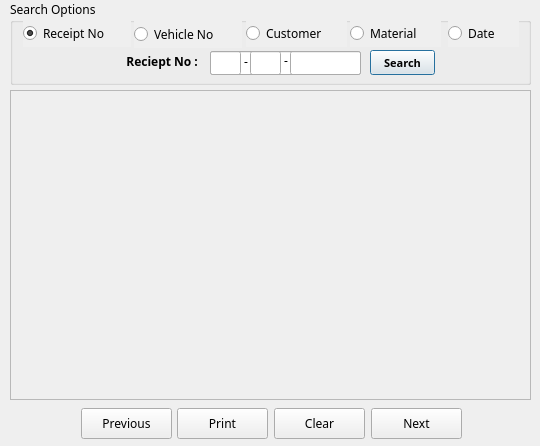
<?xml version="1.0" encoding="UTF-8"?>
<ui version="4.0">
 <class>DReports</class>
 <widget class="QDialog" name="DReports">
  <property name="geometry">
   <rect>
    <x>0</x>
    <y>0</y>
    <width>540</width>
    <height>446</height>
   </rect>
  </property>
  <property name="windowTitle">
   <string>Reports</string>
  </property>
  <property name="windowIcon">
   <iconset resource="resources.qrc">
    <normaloff>:/new/resource/Reports.png</normaloff>:/new/resource/Reports.png</iconset>
  </property>
  <widget class="QGroupBox" name="optionsgroupbox">
   <property name="geometry">
    <rect>
     <x>10</x>
     <y>0</y>
     <width>521</width>
     <height>85</height>
    </rect>
   </property>
   <property name="font">
    <font>
     <family>Arial Unicode MS</family>
    </font>
   </property>
   <property name="title">
    <string>Search Options</string>
   </property>
   <widget class="QRadioButton" name="dateradio">
    <property name="geometry">
     <rect>
      <x>438</x>
      <y>20</y>
      <width>71</width>
      <height>27</height>
     </rect>
    </property>
    <property name="autoFillBackground">
     <bool>true</bool>
    </property>
    <property name="text">
     <string>Date</string>
    </property>
    <property name="icon">
     <iconset resource="resources.qrc">
      <normaloff>:/new/resource/Searchcalender.png</normaloff>:/new/resource/Searchcalender.png</iconset>
    </property>
    <property name="iconSize">
     <size>
      <width>25</width>
      <height>23</height>
     </size>
    </property>
   </widget>
   <widget class="QRadioButton" name="vehicleradio">
    <property name="geometry">
     <rect>
      <x>124</x>
      <y>20</y>
      <width>108</width>
      <height>28</height>
     </rect>
    </property>
    <property name="font">
     <font>
      <family>Arial Unicode MS</family>
     </font>
    </property>
    <property name="autoFillBackground">
     <bool>true</bool>
    </property>
    <property name="text">
     <string>Vehicle No</string>
    </property>
    <property name="icon">
     <iconset resource="resources.qrc">
      <normaloff>:/new/resource/Secondweight.png</normaloff>:/new/resource/Secondweight.png</iconset>
    </property>
    <property name="iconSize">
     <size>
      <width>25</width>
      <height>24</height>
     </size>
    </property>
   </widget>
   <widget class="QRadioButton" name="materialradio">
    <property name="geometry">
     <rect>
      <x>340</x>
      <y>20</y>
      <width>91</width>
      <height>27</height>
     </rect>
    </property>
    <property name="autoFillBackground">
     <bool>true</bool>
    </property>
    <property name="text">
     <string>Material</string>
    </property>
    <property name="icon">
     <iconset resource="resources.qrc">
      <normaloff>:/new/resource/Materialsearch.png</normaloff>:/new/resource/Materialsearch.png</iconset>
    </property>
    <property name="iconSize">
     <size>
      <width>25</width>
      <height>23</height>
     </size>
    </property>
   </widget>
   <widget class="QRadioButton" name="receiptradio">
    <property name="geometry">
     <rect>
      <x>13</x>
      <y>20</y>
      <width>108</width>
      <height>27</height>
     </rect>
    </property>
    <property name="font">
     <font>
      <family>Arial Unicode MS</family>
     </font>
    </property>
    <property name="autoFillBackground">
     <bool>true</bool>
    </property>
    <property name="text">
     <string>Receipt No</string>
    </property>
    <property name="icon">
     <iconset resource="resources.qrc">
      <normaloff>:/new/resource/Receiptsearch.png</normaloff>:/new/resource/Receiptsearch.png</iconset>
    </property>
    <property name="iconSize">
     <size>
      <width>25</width>
      <height>23</height>
     </size>
    </property>
    <property name="checkable">
     <bool>true</bool>
    </property>
    <property name="checked">
     <bool>true</bool>
    </property>
   </widget>
   <widget class="QRadioButton" name="customerradio">
    <property name="geometry">
     <rect>
      <x>236</x>
      <y>20</y>
      <width>101</width>
      <height>27</height>
     </rect>
    </property>
    <property name="font">
     <font>
      <family>Arial Unicode MS</family>
     </font>
    </property>
    <property name="autoFillBackground">
     <bool>true</bool>
    </property>
    <property name="text">
     <string>Customer</string>
    </property>
    <property name="icon">
     <iconset resource="resources.qrc">
      <normaloff>:/new/resource/Customersearch.png</normaloff>:/new/resource/Customersearch.png</iconset>
    </property>
    <property name="iconSize">
     <size>
      <width>25</width>
      <height>23</height>
     </size>
    </property>
   </widget>
   <widget class="QPushButton" name="searchbutton">
    <property name="geometry">
     <rect>
      <x>360</x>
      <y>50</y>
      <width>65</width>
      <height>25</height>
     </rect>
    </property>
    <property name="font">
     <font>
      <family>Arial Unicode MS</family>
      <pointsize>8</pointsize>
      <weight>75</weight>
      <bold>true</bold>
     </font>
    </property>
    <property name="text">
     <string>Search</string>
    </property>
    <property name="icon">
     <iconset>
      <normaloff>../../Icon/search1.png</normaloff>../../Icon/search1.png</iconset>
    </property>
    <property name="iconSize">
     <size>
      <width>28</width>
      <height>23</height>
     </size>
    </property>
    <property name="checkable">
     <bool>false</bool>
    </property>
    <property name="autoRepeat">
     <bool>false</bool>
    </property>
   </widget>
   <widget class="QLineEdit" name="search_edit">
    <property name="geometry">
     <rect>
      <x>200</x>
      <y>51</y>
      <width>151</width>
      <height>24</height>
     </rect>
    </property>
    <property name="font">
     <font>
      <pointsize>9</pointsize>
     </font>
    </property>
    <property name="alignment">
     <set>Qt::AlignCenter</set>
    </property>
   </widget>
   <widget class="QLineEdit" name="date_edit">
    <property name="geometry">
     <rect>
      <x>200</x>
      <y>51</y>
      <width>31</width>
      <height>24</height>
     </rect>
    </property>
    <property name="font">
     <font>
      <pointsize>9</pointsize>
     </font>
    </property>
    <property name="text">
     <string/>
    </property>
    <property name="maxLength">
     <number>2</number>
    </property>
    <property name="alignment">
     <set>Qt::AlignCenter</set>
    </property>
   </widget>
   <widget class="QLineEdit" name="month_edit">
    <property name="geometry">
     <rect>
      <x>240</x>
      <y>51</y>
      <width>31</width>
      <height>24</height>
     </rect>
    </property>
    <property name="font">
     <font>
      <pointsize>9</pointsize>
     </font>
    </property>
    <property name="text">
     <string/>
    </property>
    <property name="maxLength">
     <number>2</number>
    </property>
    <property name="alignment">
     <set>Qt::AlignCenter</set>
    </property>
   </widget>
   <widget class="QLineEdit" name="year_edit">
    <property name="geometry">
     <rect>
      <x>280</x>
      <y>51</y>
      <width>71</width>
      <height>24</height>
     </rect>
    </property>
    <property name="font">
     <font>
      <pointsize>9</pointsize>
     </font>
    </property>
    <property name="text">
     <string/>
    </property>
    <property name="maxLength">
     <number>4</number>
    </property>
    <property name="alignment">
     <set>Qt::AlignCenter</set>
    </property>
   </widget>
   <widget class="QLabel" name="search_label">
    <property name="geometry">
     <rect>
      <x>70</x>
      <y>51</y>
      <width>121</width>
      <height>21</height>
     </rect>
    </property>
    <property name="font">
     <font>
      <pointsize>9</pointsize>
      <weight>75</weight>
      <bold>true</bold>
     </font>
    </property>
    <property name="text">
     <string>Reciept No : </string>
    </property>
    <property name="alignment">
     <set>Qt::AlignRight|Qt::AlignTrailing|Qt::AlignVCenter</set>
    </property>
   </widget>
   <widget class="QLabel" name="seperator_label1">
    <property name="geometry">
     <rect>
      <x>228</x>
      <y>51</y>
      <width>16</width>
      <height>21</height>
     </rect>
    </property>
    <property name="text">
     <string>-</string>
    </property>
    <property name="alignment">
     <set>Qt::AlignCenter</set>
    </property>
   </widget>
   <widget class="QLabel" name="seperator_label2">
    <property name="geometry">
     <rect>
      <x>268</x>
      <y>50</y>
      <width>16</width>
      <height>21</height>
     </rect>
    </property>
    <property name="text">
     <string>-</string>
    </property>
    <property name="alignment">
     <set>Qt::AlignCenter</set>
    </property>
   </widget>
  </widget>
  <widget class="QPushButton" name="previousbutton">
   <property name="geometry">
    <rect>
     <x>81</x>
     <y>408</y>
     <width>91</width>
     <height>31</height>
    </rect>
   </property>
   <property name="font">
    <font>
     <family>Arial Unicode MS</family>
    </font>
   </property>
   <property name="text">
    <string>Previous</string>
   </property>
  </widget>
  <widget class="QPushButton" name="nextbutton">
   <property name="geometry">
    <rect>
     <x>371</x>
     <y>408</y>
     <width>91</width>
     <height>31</height>
    </rect>
   </property>
   <property name="font">
    <font>
     <family>Arial Unicode MS</family>
    </font>
   </property>
   <property name="text">
    <string>Next</string>
   </property>
  </widget>
  <widget class="QTextEdit" name="displayedit">
   <property name="enabled">
    <bool>false</bool>
   </property>
   <property name="geometry">
    <rect>
     <x>10</x>
     <y>90</y>
     <width>521</width>
     <height>310</height>
    </rect>
   </property>
   <property name="font">
    <font>
     <family>Arial Unicode MS</family>
    </font>
   </property>
  </widget>
  <widget class="QPushButton" name="printbutton">
   <property name="geometry">
    <rect>
     <x>177</x>
     <y>408</y>
     <width>91</width>
     <height>31</height>
    </rect>
   </property>
   <property name="font">
    <font>
     <family>Arial Unicode MS</family>
    </font>
   </property>
   <property name="text">
    <string>Print</string>
   </property>
   <property name="icon">
    <iconset resource="resources.qrc">
     <normaloff>:/new/resource/Print.png</normaloff>:/new/resource/Print.png</iconset>
   </property>
   <property name="iconSize">
    <size>
     <width>30</width>
     <height>26</height>
    </size>
   </property>
  </widget>
  <widget class="QPushButton" name="clearbutton">
   <property name="geometry">
    <rect>
     <x>274</x>
     <y>408</y>
     <width>91</width>
     <height>31</height>
    </rect>
   </property>
   <property name="font">
    <font>
     <family>Arial Unicode MS</family>
    </font>
   </property>
   <property name="text">
    <string>Clear</string>
   </property>
  </widget>
 </widget>
 <tabstops>
  <tabstop>receiptradio</tabstop>
  <tabstop>vehicleradio</tabstop>
  <tabstop>customerradio</tabstop>
  <tabstop>materialradio</tabstop>
  <tabstop>dateradio</tabstop>
  <tabstop>date_edit</tabstop>
  <tabstop>search_edit</tabstop>
  <tabstop>month_edit</tabstop>
  <tabstop>year_edit</tabstop>
  <tabstop>searchbutton</tabstop>
 </tabstops>
 <resources>
  <include location="resources.qrc"/>
 </resources>
 <connections/>
</ui>
